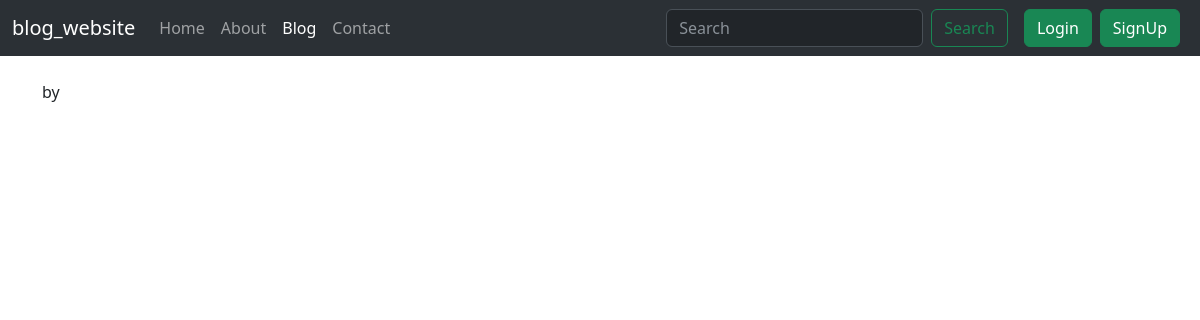
The page /blog/first-post on the database as committed earlier.
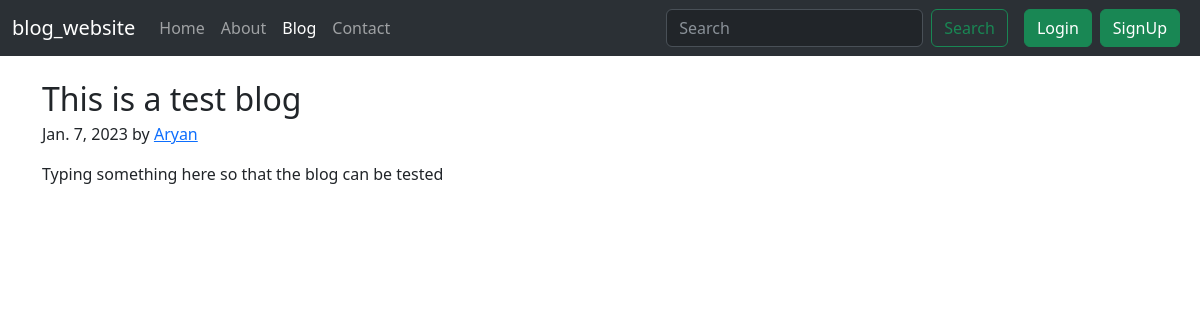
The same page on the database as committed later.
### blog/models.py (models this page shows)
class Post(models.Model):
    sno = models.AutoField(primary_key=True)
    title = models.CharField(max_length=255)
    author = models.CharField(max_length=13)
    content = models.TextField()
    slug = models.CharField(max_length=130)
    timestamp = models.DateTimeField(blank=True)
    def __str__(self):
        return self.title + ' by ' + self.author

### blog/views.py (the view)
# urls.py: path('<str:slug>', views.blogPost, name='blogPost'),
def blogPost(request, slug):
    post = Post.objects.filter(slug=slug).first()
    print(post)
    context = {'post': post}
    return render(request,'blog/blogPost.html',context)

### templates/blog/blogPost.html (shortened to what this page needs)
{% extends 'base.html' %}
{% block blogactive %} active {% endblock blogactive %}
{% block body %}
<div class="container my-4">
    <article class="blog-post">
        <h2 class="blog-post-title mb-1">{{post.title}}</h2>
        <p class="blog-post-meta">{{post.timestamp.date}} by <a href="#">{{post.author}}</a></p>
        <p>{{post.content}}</p>
    </article>
</div>
{% endblock body %}

Rows that differ between the two databases and show on the page:
added Post: title "This is a test blog", timestamp "Jan. 7, 2023", author "Aryan", content "Typing something here so that the blog can be tested"
